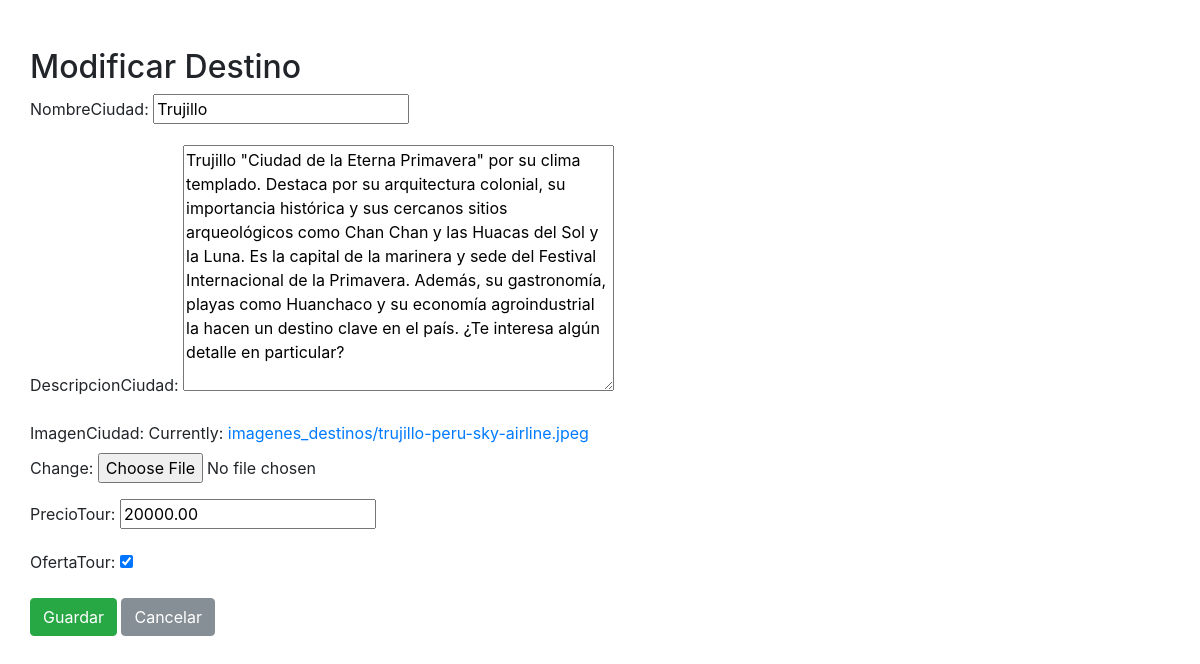
Screenshot of /destinos/editar/2/ (signed in) with the database file from the repository.
### travello/models.py (models this page shows, shortened)
class DestinosTuristicos(models.Model):
    nombreCiudad = models.CharField(max_length=100)
    descripcionCiudad = models.TextField()
    imagenCiudad = models.ImageField(upload_to='imagenes_destinos/')
    precioTour = models.DecimalField(max_digits=8, decimal_places=2)
    ofertaTour = models.BooleanField(default=False)

### travello/views.py (the view)
# urls.py: path('destinos/editar/<int:id>/', views.modificar_destino, name='modificar_destino'),
@login_required
def modificar_destino(request, id):
    destino = get_object_or_404(DestinosTuristicos, id=id)
    if request.method == 'POST':
        form = DestinoForm(request.POST, request.FILES, instance=destino)
        if form.is_valid():
            form.save()
            return redirect('listar_destinos')
    else:
        form = DestinoForm(instance=destino)
    return render(request, 'destinos/formulario.html', {'form': form, 'titulo': 'Modificar Destino'})

### travello/forms.py
class DestinoForm(forms.ModelForm):
    class Meta:
        model = DestinosTuristicos
        fields = '__all__'

### templates/destinos/formulario.html (shortened to what this page needs)
{% load static %}
<!DOCTYPE html>
<html>
    <head>
        <link rel="stylesheet" href="{% static 'styles/bootstrap4/bootstrap.min.css' %}">
    </head>
    <body>
    <div class="container mt-5">
        <h2>{{ titulo }}</h2>
        <form method="POST" enctype="multipart/form-data">
            {{ form.as_p }}
            <button type="submit" class="btn btn-success">Guardar</button>
            <a href="{% url 'listar_destinos' %}" class="btn btn-secondary">Cancelar</a>
        </form>
    </div>
    </body>
</html>

### rows the page displays
DestinosTuristicos: nombreCiudad "Trujillo", descripcionCiudad "Trujillo \"Ciudad de la Eterna Primavera\" por su clima templado. Destaca por su arquitectura colonial, su importancia histórica y sus cercanos sitios arqueológicos como Chan Chan y las Huacas del Sol y la Luna. Es la capital de la marinera y sede del Festival Internacional de la Primavera. Además, su gastronomía, playas como Huanchaco y su economía agroindustrial la hacen un destino clave en el país. ¿Te interesa algún detalle en particular?", precioTour "20000.00", ofertaTour "☑"

### other values shown
{{ titulo }} "Modificar Destino"
